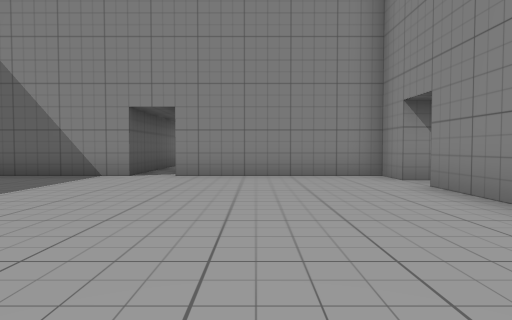
view 1 (above)

18 first-person views from a walk through a level from a Godot 3-D game. The camera is 1.2 m above the floor, tilts 2° down and sees 75° across. The floor is counted in squares, 2 m on a side. Each view is taken from the middle of a square. On the plan, view 1 faces up. The plan holds only what a view shows up to about 10 squares ahead; the rest is blank. The place goes on beyond the plan.

view 2
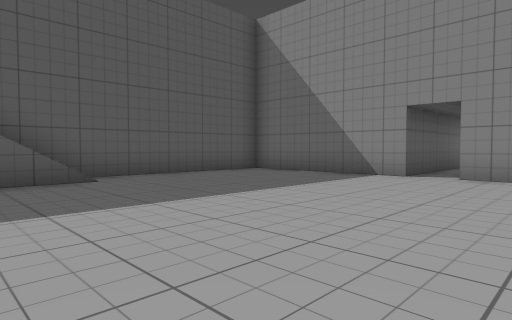

view 3
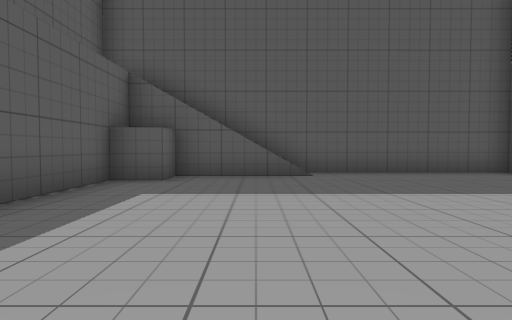

view 4
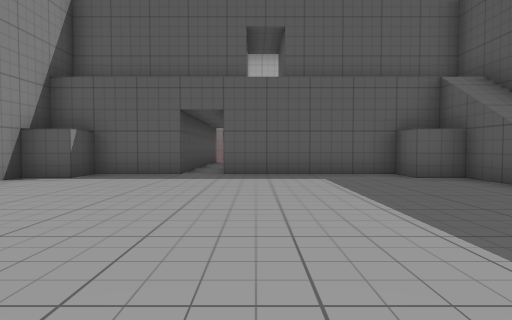

view 5
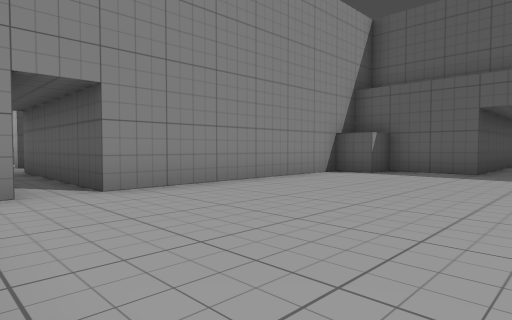

view 6
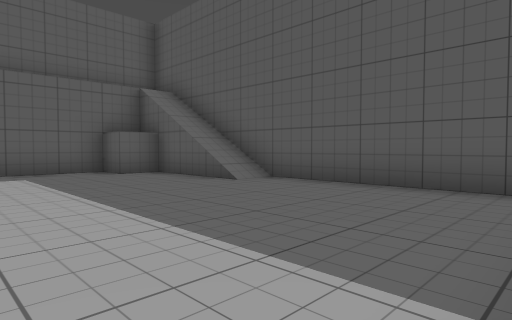

view 7
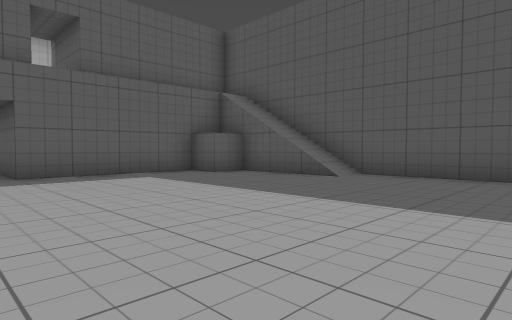

view 8
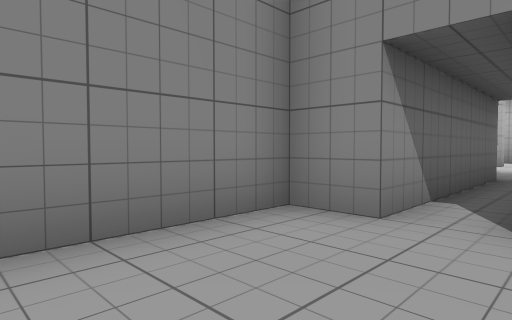

view 9
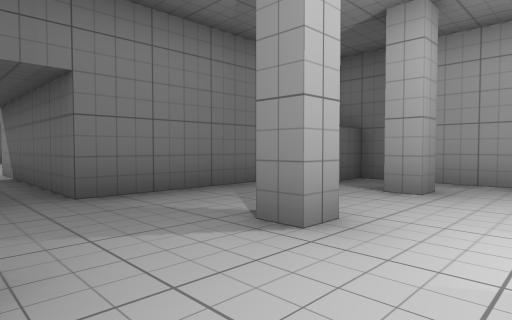

view 10
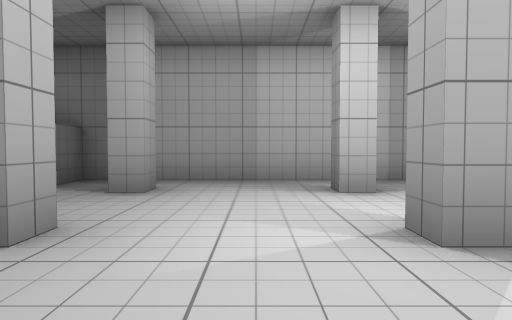

view 11
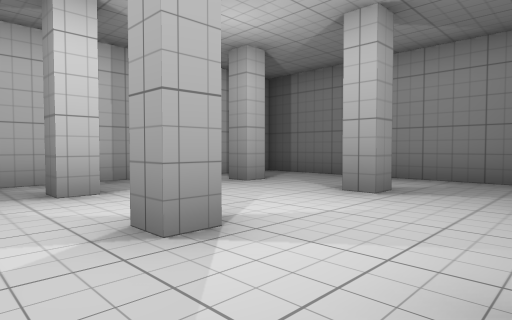

view 12
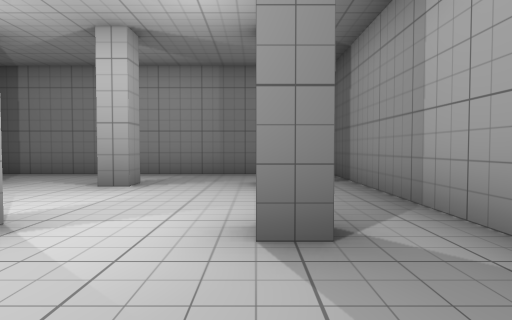

view 13
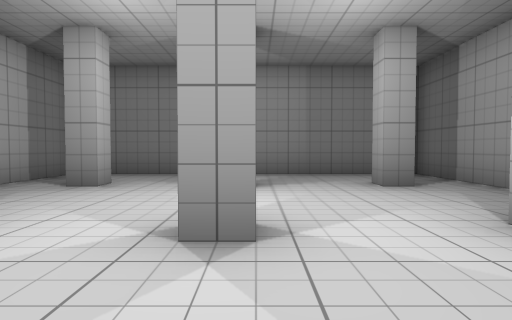

view 14
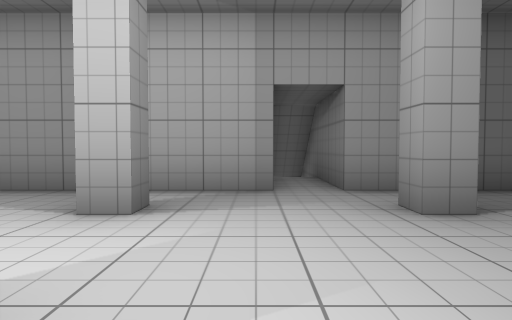

view 15
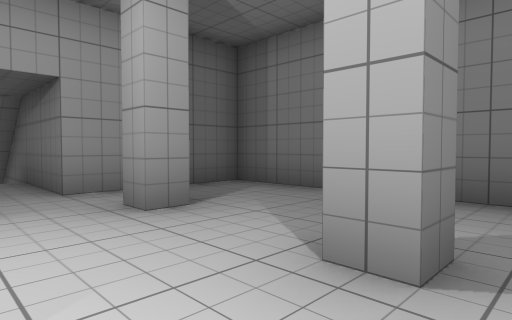

view 16
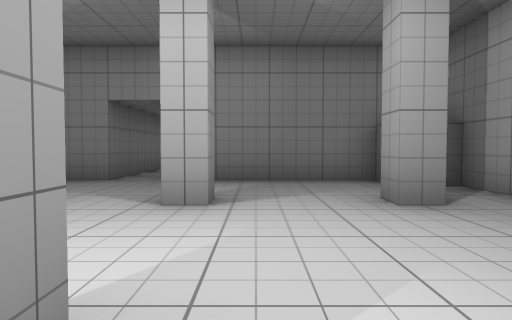

view 17
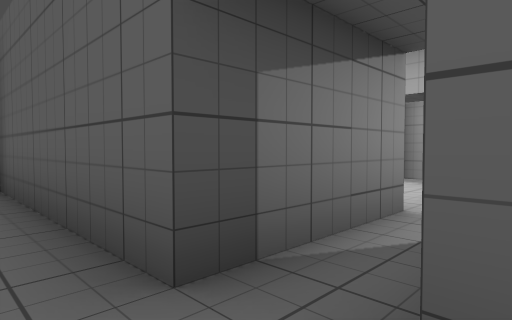

view 18
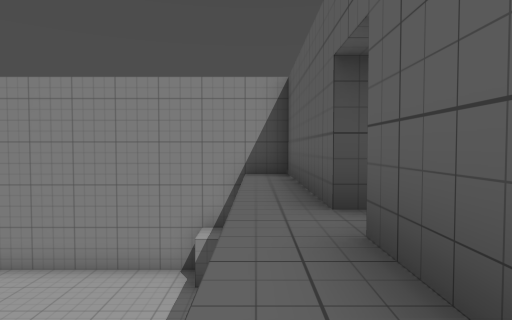

### Floor plan
Key: @ floor where view 1 was taken; # wall or solid block; . main floor; : floor 4.5 m higher than the main floor; / step, stairs or slope; v drop or lower ground.
Columns run from 8 left of view 1 to 19 right of it. Each row starts with its distance up from view 1.
 12                 ############
 11      #         ##..........#
 10      #         #..#..#..#..#
  9      #.        #...........#
  8 ######.#####   #...........#
  7 #..........#####..#..#..#..#
  6 #..........................#
  5 #..........#####..#..#..#..#
  4 #..........#   #...........#
  3 #..........#   ####.########
  2 #/.........#      #.
  1 #/.........#      #/
  0 #/......@..#      #/
 -1 #/#.......##
 -2 #::::::/:::#
 -3 ######:#####
 -4      #:#
 -5      #:#
 -6       ::
 -7        :
 -8        :
 -9        v

Where each view was taken, in squares from view 1:
view 1: 0 up, 0 right, facing up
view 2: 0 up, 0 right, facing up-left
view 3: 1 up, 1 right, facing left
view 4: 6 up, 2 left, facing down
view 5: 7 up, 2 left, facing down-right
view 6: 7 up, 2 left, facing down-left
view 7: 6 up, 0 right, facing down-left
view 8: 5 up, 0 right, facing up-right
view 9: 5 up, 12 right, facing up-left
view 10: 5 up, 12 right, facing up
view 11: 5 up, 12 right, facing up-right
view 12: 5 up, 11 right, facing right
view 13: 7 up, 11 right, facing right
view 14: 8 up, 12 right, facing down
view 15: 8 up, 12 right, facing down-left
view 16: 8 up, 14 right, facing left
view 17: 2 down, 3 left, facing down-right
view 18: 2 down, 5 left, facing right
